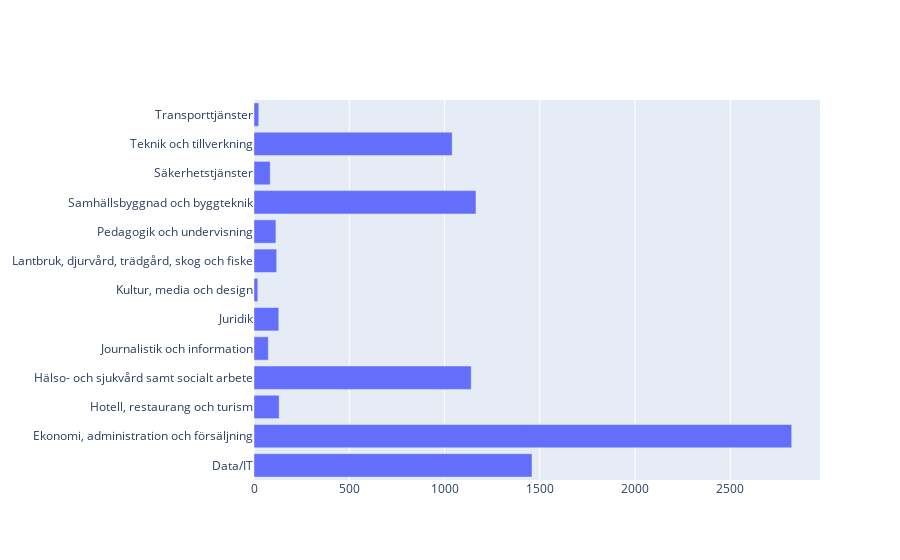

Notebook code for this chart:
### Code cell
import plotly.graph_objects as go

fig=go.Figure(data=[go.Bar(x=area_stats.values, y=area_stats.index, orientation="h")])
fig.show()

### Figure 1 — Plotly figure (JSON) as saved in the notebook; plotly's stock layout.template omitted (floating-point values rounded to 4 significant figures)
{"data": [{"orientation": "h", "type": "bar", "x": [1459, 2822, 132, 1140, 75, 130, 20, 119, 115, 1165, 85, 1040, 25], "y": ["Data/IT", "Ekonomi, administration och försäljning", "Hotell, restaurang och turism", "Hälso- och sjukvård samt socialt arbete", "Journalistik och information", "Juridik", "Kultur, media och design", "Lantbruk, djurvård, trädgård, skog och fiske", "Pedagogik och undervisning", "Samhällsbyggnad och byggteknik", "Säkerhetstjänster", "Teknik och tillverkning", "Transporttjänster"]}], "layout": {}}
